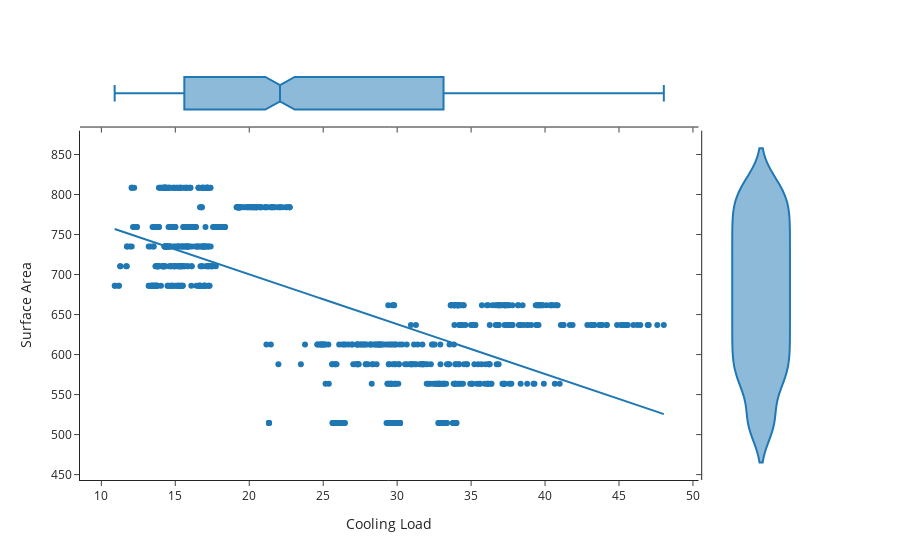

This figure's notebook cell:
### Markdown cell above
상관관계 분석

### Code cell
import plotly.express as px

yprop = 'Surface Area'
xprop = 'Cooling Load'
h= None
px.scatter(data, x=xprop, y=yprop, color=h, marginal_y="violin", marginal_x="box", trendline="ols", template="simple_white")

### Figure 1 — Plotly figure (JSON) as saved in the notebook; plotly's stock layout.template omitted (floating-point values rounded to 4 significant figures; data arrays with more than 128 entries replaced by an {"elided": "..."} marker saying what was removed)
{"data": [{"hovertemplate": "Cooling Load=%{x}<br>Surface Area=%{y}<extra></extra>", "legendgroup": "", "marker": {"color": "#1F77B4", "symbol": "circle"}, "mode": "markers", "name": "", "orientation": "v", "showlegend": false, "type": "scatter", "x": {"elided": "768 float values"}, "xaxis": "x", "y": {"elided": "768 float values"}, "yaxis": "y"}, {"alignmentgroup": "True", "hovertemplate": "Cooling Load=%{x}<extra></extra>", "legendgroup": "", "marker": {"color": "#1F77B4", "symbol": "circle"}, "name": "", "notched": true, "offsetgroup": "", "showlegend": false, "type": "box", "x": {"elided": "768 float values"}, "xaxis": "x3", "yaxis": "y3"}, {"alignmentgroup": "True", "hovertemplate": "Surface Area=%{y}<extra></extra>", "legendgroup": "", "marker": {"color": "#1F77B4", "symbol": "circle"}, "name": "", "offsetgroup": "", "scalegroup": "y", "showlegend": false, "type": "violin", "xaxis": "x2", "y": {"elided": "768 float values"}, "yaxis": "y2"}, {"hovertemplate": "<b>OLS trendline</b><br>Surface Area = -6.23147 * Cooling Load + 824.926<br>R<sup>2</sup>=0.452928<br><br>Cooling Load=%{x}<br>Surface Area=%{y} <b>(trend)</b><extra></extra>", "legendgroup": "", "marker": {"color": "#1F77B4", "symbol": "circle"}, "mode": "lines", "name": "", "showlegend": false, "type": "scatter", "x": {"elided": "768 float values"}, "xaxis": "x", "y": {"elided": "768 float values"}, "yaxis": "y"}], "layout": {"autosize": true, "legend": {"tracegroupgap": 0}, "margin": {"t": 60}, "xaxis": {"anchor": "y", "autorange": true, "domain": [0, 0.8358], "range": [8.475, 50.45], "title": {"text": "Cooling Load"}, "type": "linear"}, "xaxis2": {"anchor": "y2", "autorange": true, "domain": [0.8408, 1], "matches": "x2", "range": [-0.5, 0.5], "showline": false, "showticklabels": false, "ticks": "", "type": "category"}, "xaxis3": {"anchor": "y3", "autorange": true, "domain": [0, 0.8358], "matches": "x", "range": [8.475, 50.45], "showticklabels": false, "type": "linear"}, "xaxis4": {"anchor": "y4", "domain": [0.8408, 1], "matches": "x2", "showline": false, "showticklabels": false, "ticks": ""}, "yaxis": {"anchor": "x", "autorange": true, "domain": [0, 0.8316], "range": [443.3, 879.7], "title": {"text": "Surface Area"}, "type": "linear"}, "yaxis2": {"anchor": "x2", "autorange": true, "domain": [0, 0.8316], "matches": "y", "range": [443.3, 879.7], "showticklabels": false, "type": "linear"}, "yaxis3": {"anchor": "x3", "autorange": true, "domain": [0.8416, 1], "matches": "y3", "range": [-0.5, 0.5], "showline": false, "showticklabels": false, "ticks": "", "type": "category"}, "yaxis4": {"anchor": "x4", "domain": [0.8416, 1], "matches": "y3", "showline": false, "showticklabels": false, "ticks": ""}}}
